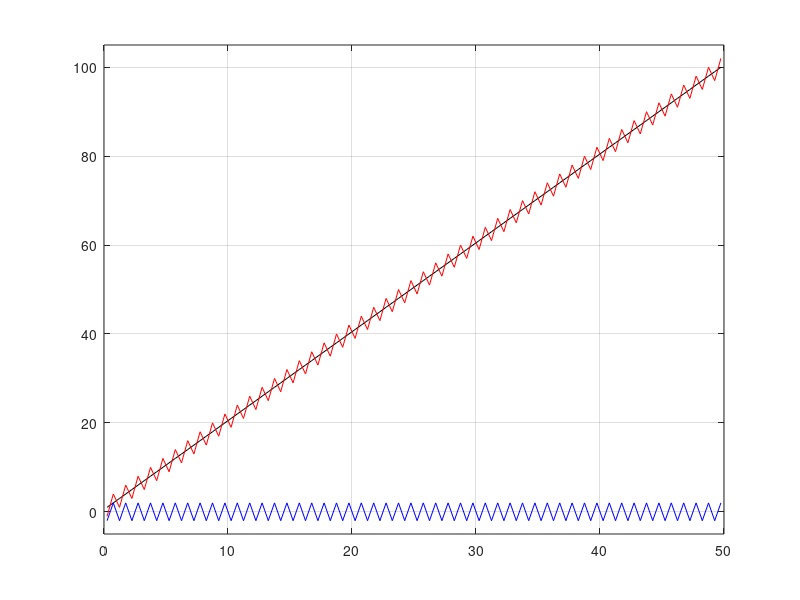

MATLAB code to generate this figure:
% This is a matlab script that generates the input binary files

prec='real*8';
typ='b';
kwr=1;

% Dimensions of grid
nx=1; ny=1; nr=1;

% Vertical grid (meters)
dz = 10;

if kwr > 0,
 fNam='bathy_1km.bin'; var=-1000.;
 fprintf(' - writing file "%s" ...',fNam);
 fid=fopen(fNam,'w',typ); fwrite(fid,var,prec); fclose(fid);
 fprintf(' done\n');

 fNam='ones_64b.bin'; var=-1.;
 fprintf(' - writing file "%s" ...',fNam);
 fid=fopen(fNam,'w',typ); fwrite(fid,var,prec); fclose(fid);
 fprintf(' done\n');
end

%- SST relaxation:
nRec=100; dTsais=4;
t0=[1:nRec];
t1=ones(2,nRec/2); t1(1,:)=-1.; t1=reshape(t1,[1 nRec]);
t1=t1*0.5*dTsais;
sst=t0+t1;

figure(1); clf;
 xax=([1:nRec]-0.5)*0.5; %- time in years
 plot(xax,t0,'k-');
 hold on
 plot(xax,t1,'b-');
 plot(xax,sst,'r-');
 hold off
 grid
 axis([0 50 -5 105]);

if kwr > 0,
%- split seasonal cycle and (linear) trend (for pkg/exf and pkg/ctrl)
 fNam=['trend_SST.',int2str(nRec),'.bin']; var=t0;
 fprintf(' - writing file "%s" ...',fNam);
 fid=fopen(fNam,'w',typ); fwrite(fid,var,prec); fclose(fid);
 fprintf(' done\n');

 fNam=['saison_SST.',int2str(nRec),'.bin']; var=t1;
 fprintf(' - writing file "%s" ...',fNam);
 fid=fopen(fNam,'w',typ); fwrite(fid,var,prec); fclose(fid);
 fprintf(' done\n');
end
if kwr > 0,
%- seasonal cycle and (linear) trend all together (for pkg/exf)
 fNam=['target_SST.',int2str(nRec),'.bin']; var=sst;
 fprintf(' - writing file "%s" ...',fNam);
 fid=fopen(fNam,'w',typ); fwrite(fid,var,prec); fclose(fid);
 fprintf(' done\n');
end

return
